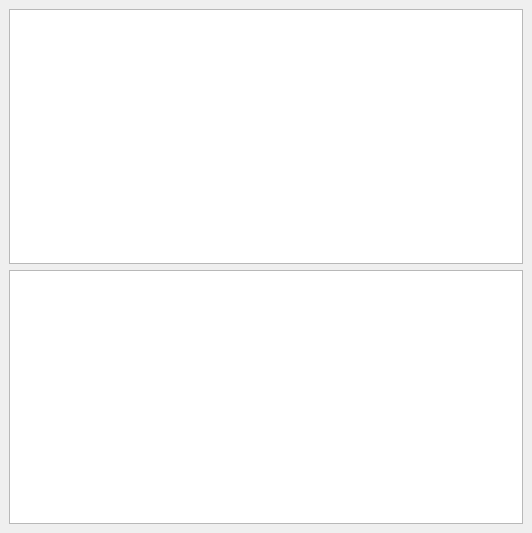
<?xml version="1.0" encoding="UTF-8"?>
<ui version="4.0">
 <class>TailFileWidget</class>
 <widget class="QDockWidget" name="TailFileWidget">
  <property name="geometry">
   <rect>
    <x>0</x>
    <y>0</y>
    <width>532</width>
    <height>533</height>
   </rect>
  </property>
  <property name="windowTitle">
   <string>TRUST Output</string>
  </property>
  <widget class="QWidget" name="dockWidgetContents">
   <layout class="QVBoxLayout" name="verticalLayout">
    <item>
     <widget class="QTextEdit" name="outTextEdit"/>
    </item>
    <item>
     <widget class="QTextEdit" name="errTextEdit"/>
    </item>
   </layout>
  </widget>
 </widget>
 <resources/>
 <connections/>
 <slots>
  <slot>onStopButton()</slot>
  <slot>onRunButton()</slot>
 </slots>
</ui>
